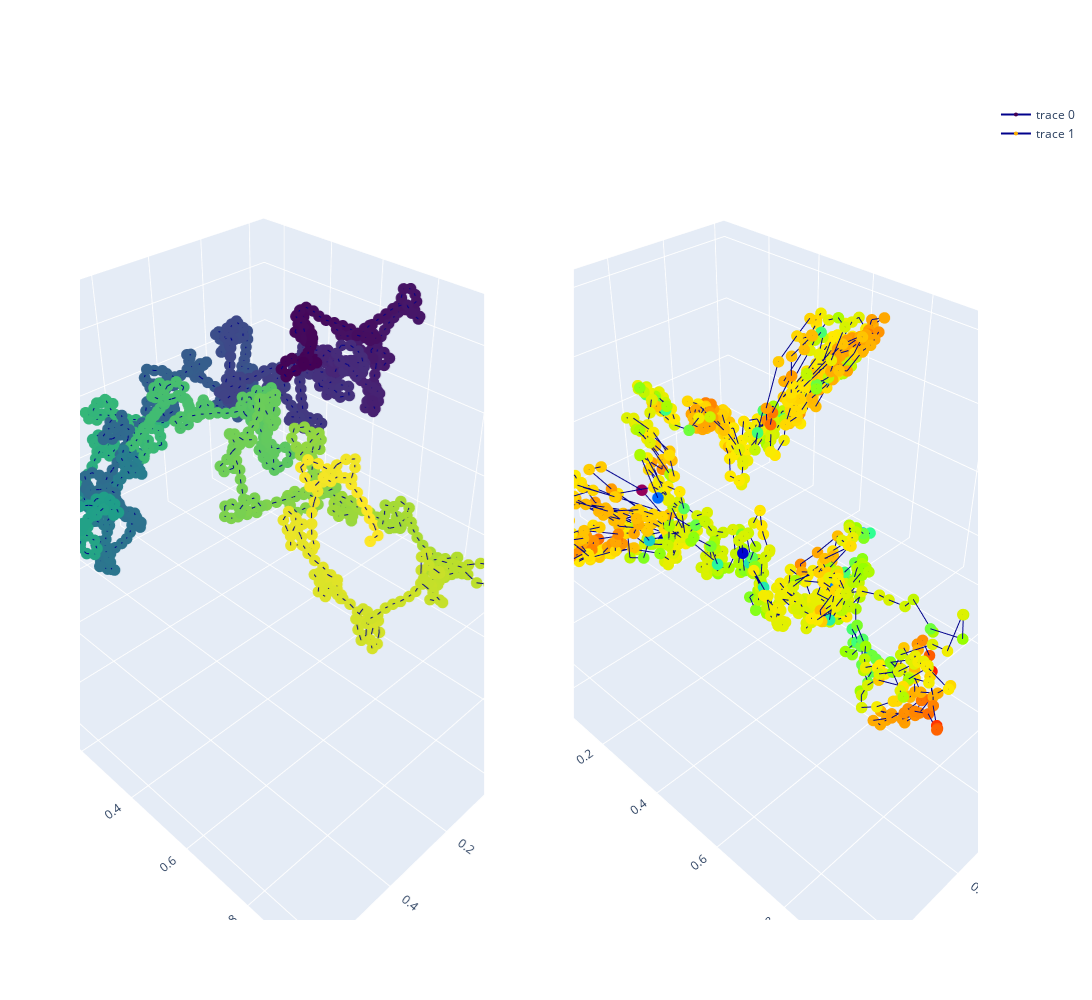

Write notebook code for a chart like this one.
### Code cell
test_true_structure = test_true_structures[GRAPH_TESTED]
test_pred_structure = test_pred_structures[GRAPH_TESTED]

test_pred_structure_superposed, test_true_structure_superposed = \
        kabsch_superimposition_numpy(test_pred_structure, test_true_structure, EMBEDDING_SIZE)

x_pred = test_pred_structure_superposed[:, 0]  
y_pred = test_pred_structure_superposed[:, 1]
z_pred = test_pred_structure_superposed[:, 2]

x_true = test_true_structure_superposed[:, 0]  
y_true = test_true_structure_superposed[:, 1]
z_true = test_true_structure_superposed[:, 2]
pred_structure_unit_ball, true_structure_unit_ball = \
            kabsch_superimposition_numpy(test_pred_structure, test_true_structure, EMBEDDING_SIZE)
d = np.negative(np.log(np.mean(np.divide(np.abs(pred_structure_unit_ball - true_structure_unit_ball),np.abs(true_structure_unit_ball)), axis=1)))

colorscale1 = np.asarray(range(len(x_true)))
colorscale2 = d
color1 = 'Viridis'
color2 = 'magma'
plot_true_pred_structures(x_pred, y_pred, z_pred, x_true, y_true, z_true, colorscale1, colorscale2, color1, color2)

# Shape comparison
print('Kabsch distance is ' + str(kabsch_distance_numpy(test_pred_structure, test_true_structure, EMBEDDING_SIZE)))

### Figure 1 — Plotly figure (JSON) as saved in the notebook; plotly's stock layout.template omitted (floating-point values rounded to 4 significant figures; data arrays with more than 128 entries replaced by an {"elided": "..."} marker saying what was removed)
{"data": [{"line": {"color": "darkblue", "width": 2}, "marker": {"color": {"elided": "1258 int values"}, "colorscale": [[0, "#440154"], [0.1111, "#482878"], [0.2222, "#3e4989"], [0.3333, "#31688e"], [0.4444, "#26828e"], [0.5556, "#1f9e89"], [0.6667, "#35b779"], [0.7778, "#6ece58"], [0.8889, "#b5de2b"], [1, "#fde725"]], "size": 4}, "scene": "scene", "type": "scatter3d", "x": {"elided": "1258 float values"}, "y": {"elided": "1258 float values"}, "z": {"elided": "1258 float values"}}, {"line": {"color": "darkblue", "width": 2}, "marker": {"color": {"elided": "1258 float values"}, "colorscale": [[0, "rgb(150,0,90)"], [0.125, "rgb(0,0,200)"], [0.25, "rgb(0,25,255)"], [0.375, "rgb(0,152,255)"], [0.5, "rgb(44,255,150)"], [0.625, "rgb(151,255,0)"], [0.75, "rgb(255,234,0)"], [0.875, "rgb(255,111,0)"], [1, "rgb(255,0,0)"]], "size": 4}, "scene": "scene2", "type": "scatter3d", "x": {"elided": "1258 float values"}, "y": {"elided": "1258 float values"}, "z": {"elided": "1258 float values"}}], "layout": {"height": 1000, "scene": {"domain": {"x": [0, 0.45], "y": [0, 1]}}, "scene2": {"domain": {"x": [0.55, 1], "y": [0, 1]}}, "width": 1300}}
